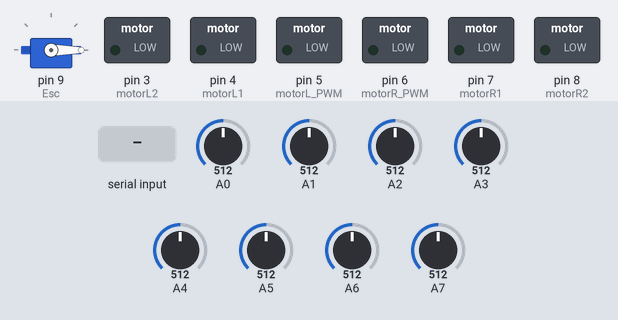
Recording of a sketch running on a simulated Arduino Nano, built with avr-gcc and run on an emulated ATmega328P. Parts: servo, switched loads named in the sketch (green lamp = pin HIGH). Inputs (shaded band) come from the test bench; at power-on: A0 = 512, A5 = 512, A1 = 512, A2 = 512, A3 = 512, A4 = 512, A6 = 512, A7 = 512. Pins used as bus, display or sensor lines are not drawn.

Above: at 4.2 s.
4.3 s: "Z" received over Serial
At 5.3 s:
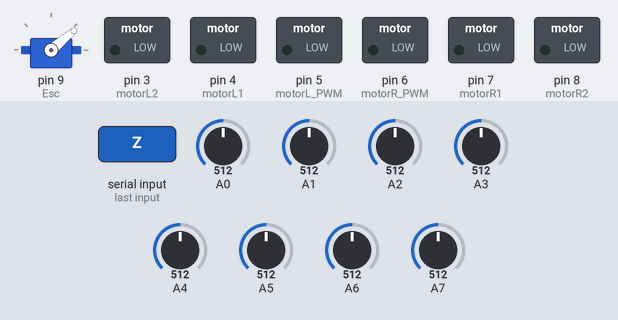
5.8 s: byte 79 ('O') received over Serial
At 6.3 s:
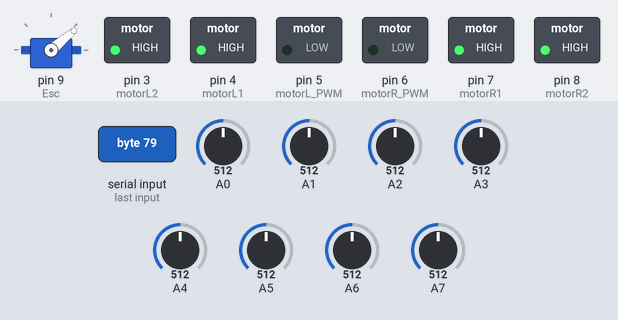
7.3 s: "s" received over Serial
At 7.6 s:
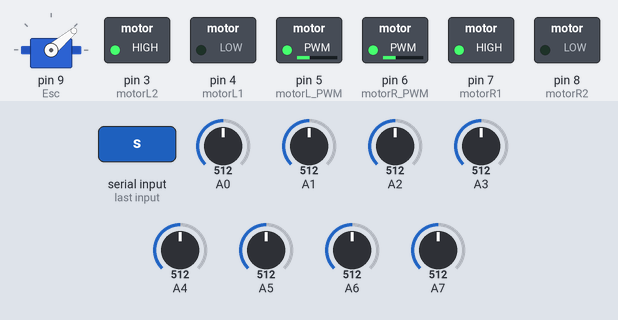
8.8 s: A0 set to 716
At 8.95 s:
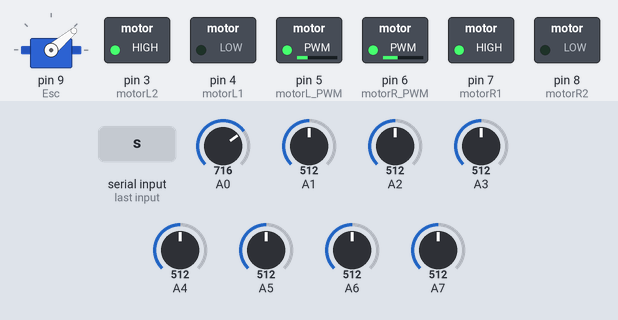
11.8 s: A5 set to 716
14.8 s: A1 set to 716
Timing chart, 0 to 18.8 s (numbered marks = the images above; inputs shaded):
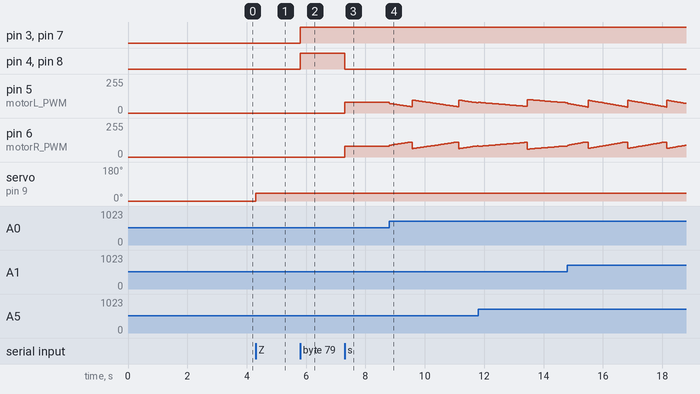

Measured:
- after the input at 4.3 s, servo on pin 9 (Esc): 0° → 40° at once
- after the input at 5.8 s, pin 3 (motorL2), pin 4 (motorL1), pin 7 (motorR1), pin 8 (motorR2): LOW → HIGH at once
- after the input at 7.3 s, pin 4 (motorL1), pin 8 (motorR2): HIGH → LOW at once; pin 5 (motorL_PWM), pin 6 (motorR_PWM): 0/255 → 80/255 at once
- after the input at 8.8 s, pin 5 (motorL_PWM): ramps from 97/255 to 46/255 and jumps back, once every 1.6 s; pin 6 (motorR_PWM): ramps from 63/255 to 110/255 and jumps back, once every 1.6 s

The sketch:

fan.ino
```cpp
#include <QTRSensors.h>
#include <Servo.h>

Servo Fan;

#define Esc 9
int FanSpeed = 0; //0-180

//  Motor Left
#define motorL1 4
#define motorL2 3
#define motorL_PWM 5

// Motor Right
#define motorR1 7
#define motorR2 8
#define motorR_PWM 6


QTRSensors qtr;
byte Ain[] = {7, 8, 6};
byte Bin[] = {4, 3, 5};

int MaxSpeed = 110;
int BaseSpeed = 80;
int minSpeed = -75;

double motorSpeedA = 0;
double motorSpeedB = 0;

const uint8_t SensorCount = 8;
uint16_t sensorValues[SensorCount];

int P;
int I;
int D;
int a = 1000;

float Kp = 0.1;
float Ki = 0.0001;
float Kd = 0.65;

float aKi=a*Ki;

int lastError = 0;

int cnt = 0;
int zai_medregch = 2;
int buttonState = 0;
int lastButtonState = 0;
int state = 0;
int incomingByte = 0;
bool Enable = false;
bool serialEnable = false;
void setup()
{
  // configure the sensors
  qtr.setTypeAnalog();
  qtr.setSensorPins((const uint8_t[]){A0,A1,A2, A3, A4, A5, A6,A7}, SensorCount);
  qtr.setEmitterPin(13);

  for (int i = 0; i < 3; i++){
    pinMode(Ain[i],OUTPUT);
    pinMode(Bin[i],OUTPUT);
  }
  pinMode (zai_medregch, INPUT);
  delay(500);

  pinMode(LED_BUILTIN, OUTPUT);
  digitalWrite(LED_BUILTIN, HIGH);

  for (uint16_t i = 0; i < 100; i++)
  {
    qtr.calibrate();
  }
  digitalWrite(LED_BUILTIN, LOW); // turn off Arduino's LED to indicate we are through with calibration

  // print the calibration minimum values measured when emitters were on
  Serial.begin(9600);

Fan.attach(Esc);

}

void PID_control() {
  uint16_t positionLine = qtr.readLineBlack(sensorValues);
  int error =  positionLine - 3500;

  P = error;
  I = error + I;
  D = error - lastError;
  lastError = error;

  int motorSpeedChange = P*Kp + I*Ki + D*Kd;

  int motorSpeedA = BaseSpeed + motorSpeedChange;
  int motorSpeedB = BaseSpeed - motorSpeedChange;

  if (motorSpeedA > MaxSpeed) {
    motorSpeedA = MaxSpeed;
  }
  if (motorSpeedB > MaxSpeed) {
    motorSpeedB = MaxSpeed;
  }
  if (motorSpeedA < -75) {
    motorSpeedA = minSpeed;
  }
  if (motorSpeedB < -75) {
    motorSpeedB = minSpeed;
  }
  if (Enable == true){

  forward_movement(motorSpeedA, motorSpeedB);
  }
}

void forward_movement(int speedA, int speedB) {
  // LEFT motor (FORWARD INVERTED)
  if (speedA < 0) {
    speedA = -speedA;
    digitalWrite(motorL1, HIGH);
    digitalWrite(motorL2, LOW);
  } else {
    digitalWrite(motorL1, LOW);
    digitalWrite(motorL2, HIGH);
  }

  // RIGHT motor (FORWARD INVERTED)
  if (speedB < 0) {
    speedB = -speedB;
    digitalWrite(motorR1, LOW);
    digitalWrite(motorR2, HIGH);
  } else {
    digitalWrite(motorR1, HIGH);
    digitalWrite(motorR2, LOW);
  }

  analogWrite(motorL_PWM, speedA);
  analogWrite(motorR_PWM, speedB);
}


void stop (){
  digitalWrite(motorR2, HIGH);
  digitalWrite(motorR1, HIGH);
  digitalWrite(motorL1, HIGH);
  digitalWrite(motorL2, HIGH);
  analogWrite(motorL_PWM, 0);
  analogWrite(motorR_PWM, 0);
}

void motorturn(){
  // RIGHT motor forward
  digitalWrite(motorR1, LOW);
  digitalWrite(motorR2, HIGH);

  // LEFT motor backward
  digitalWrite(motorL1, LOW);
  digitalWrite(motorL2, HIGH);

  analogWrite(motorL_PWM, 100);
  analogWrite(motorR_PWM, 100);
}


void ready (){
   buttonState = digitalRead(zai_medregch);

  // compare the buttonState to its previous state
  if (buttonState != lastButtonState) {
    // if the state has changed, increment the counter
    if (buttonState == HIGH) {
      // if the current state is HIGH then the button went from off to on:
      cnt++;
    } else {
      // if the current state is LOW then the button went from on to off:
      Serial.println("off");
    }
  }
  // save the current state as the last state, for next time through the loop
  lastButtonState = buttonState;
  if(cnt==1){
    stop();
  }
  else if(cnt<=2){
    PID_control();
  }
  else stop();
}

void loop()
{
  //ready();
  PID_control();
  Fan.write(FanSpeed);
  if (Serial.available() > 0)
  {
    incomingByte = Serial.read();
    if (state == 1)
    {
      if (incomingByte == 'u')
      {
        Kp += 0.01;
        Serial.println(Kp);
      }
      else if (incomingByte == 'd')
      {
        Kp -= 0.01;
        Serial.println(Kp);
      }
    }
    else if (state == 2)
    {
      if (incomingByte == 'u')
      {
        Ki += 0.0001;
        Serial.println(Ki);
      }
      else if (incomingByte == 'd')
      {
        Ki -= 0.0001;
        Serial.println(Ki);
      }
    }
    else if (state == 3)
    {
      if (incomingByte == 'u')
      {
        Kd += 0.10;
        Serial.println(Kd);
      }
      else if (incomingByte == 'd')
      {
        Kd -= 0.10;
        Serial.println(Kd);
      }
    }
    else if (state == 4)
    {
      if (incomingByte == 'u')
      {
        BaseSpeed += 10;
        Serial.println(BaseSpeed);
      }
      else if (incomingByte == 'd')
      {
        BaseSpeed -= 10;
        Serial.println(BaseSpeed);
      }
    }
    else if (state == 5)
    {
      if (incomingByte == 'u')
      {
        MaxSpeed += 10;
        Serial.println(MaxSpeed);
      }
      else if (incomingByte == 'd')
      {
        MaxSpeed -= 10;
        Serial.println(MaxSpeed);
      }
    }
    else if (state == 6)
    {
      if (incomingByte == 'u')
      {
        FanSpeed += 5;
        Serial.println(FanSpeed);
      }
      else if (incomingByte == 'd')
      {
        FanSpeed -= 5;
        Serial.println(FanSpeed);
      }
    }

    switch (incomingByte)
    {
    case 'P':
      state = 1;
      Serial.println(Kp);
      break;
    case 'I':
      state = 2;
      Serial.println(aKi);
      break;
    case 'D':
      state = 3;
      Serial.println(Kd);
      break;
    case 'B':
      state = 4;
      Serial.println(BaseSpeed);
      break;
    case 'M':
      state = 5;
      Serial.println(MaxSpeed);
      break;
    case 'E':

      state = 6;
      Serial.println(FanSpeed);

      break;
    case 'Z':

      Kp = 0.05;
      Ki = 0.0008;
      Kd = 0.3;
      MaxSpeed = 110;
      BaseSpeed = 80;
      minSpeed = -75;
      FanSpeed = 40;

      break;

    case 's': //start
      Enable = true;
      break;
    case 'O':
      Enable = false;
      stop();

      break;
    case 'x':
      serialEnable = true;
      break;
    case 'k':
      serialEnable = false;
      break;
    default:
      break;
    }
    incomingByte = 0;
  }
}
```
